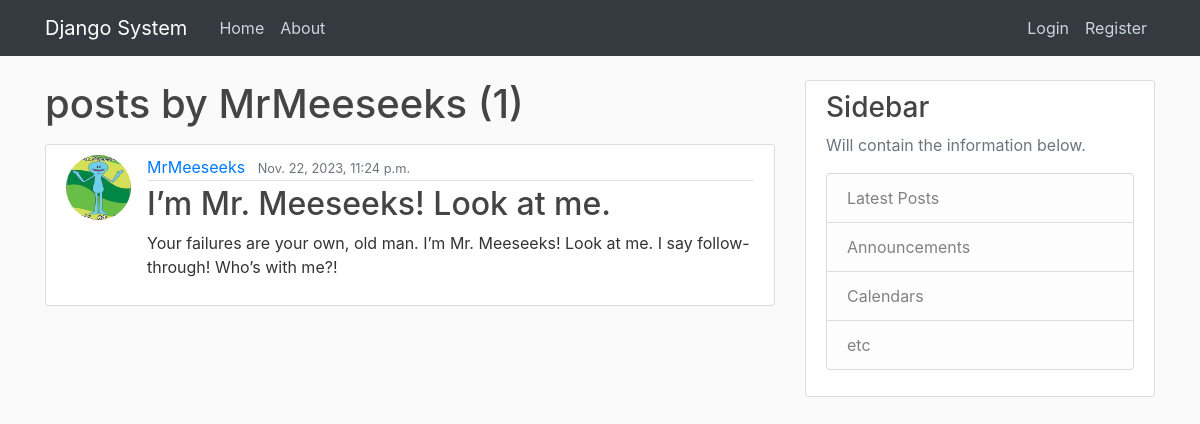
The app's page /user/MrMeeseeks/ with its own data.
### blog/models.py (models this page shows, shortened)
class Post(models.Model):
    title = models.CharField(max_length=100)
    content = models.TextField()
    date_posted = models.DateTimeField(default=timezone.now)
    author = models.ForeignKey(User, on_delete=models.CASCADE)

### users/models.py (models this page shows, shortened)
class Profile(models.Model):
    user = models.OneToOneField(User, on_delete=models.CASCADE)
    image = models.ImageField(default='default.jpg', upload_to='profile_pics')

### blog/views.py (the view)
# urls.py: path('user/<str:username>/', UserPostListView.as_view(), name='user-posts'),
class UserPostListView(ListView):
    model = Post
    template_name = 'blog/user_posts.html'
    context_object_name = 'posts'
    paginate_by = 3
    def get_queryset(self):
        user = get_object_or_404(User, username=self.kwargs.get('username'))
        return Post.objects.filter(author=user).order_by('-date_posted')

### blog/templates/blog/user_posts.html (shortened to what this page needs)
{% extends "blog/base.html" %}
{%block content%}
<h1 class="mb-3">posts by {{ view.kwargs.username }} ({{ page_obj.paginator.count }})</h1>
{% for post in posts %}
<article class="media content-section">
   <img class="rounded-circle article-img" src="{{ post.author.profile.image.url }}">
   <div class="media-body">
     <div class="article-metadata">
       <a class="mr-2" href="{% url "user-posts" post.author.username %}">{{ post.author }}</a>
       <small class="text-muted">{{ post.date_posted }}</small>
     </div>
     <h2><a class="article-title" href="{% url "post-detail" post.id %}">{{ post.title }}</a></h2>
     <p class="article-content">{{ post.content }}</p>
   </div>
 </article>
{%  endfor %}
{% endblock content %}

### blog/static/blog/main.css (style rules this page uses)
body { background: #fafafa; color: #333333; margin-top: 5rem; }
h1, h2, h3, h4, h5, h6 { color: #444444; }
.content-section { background: #ffffff; padding: 10px 20px; border: 1px solid #dddddd; border-radius: 3px; margin-bottom: 20px; }
.article-title { color: #444444; }
.article-content { white-space: pre-line; }
.article-img { height: 65px; width: 65px; margin-right: 16px; }
.article-metadata { padding-bottom: 1px; margin-bottom: 4px; border-bottom: 1px solid #e3e3e3 }

### records on screen
Post: author.profile.image (picture), author "MrMeeseeks", date_posted "Nov. 22, 2023, 11:24 p.m.", title "I’m Mr. Meeseeks! Look at me.", content "Your failures are your own, old man. I’m Mr. Meeseeks! Look at me. I say follow-through! Who’s with me?!"

### other values on screen
{{ view.kwargs.username }} "MrMeeseeks"
{{ page_obj.paginator.count }} "1"
